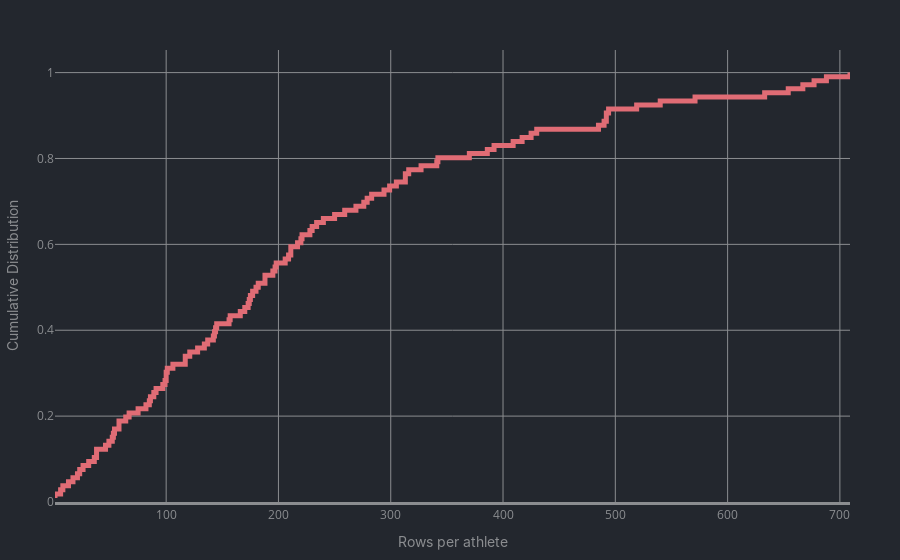

Write notebook code for a chart like this one.
### Markdown cell above
With the dropped rows, lets see how many runs each athelete has recorded.

### Code cell
row_per_athlete = data.groupby('athlete').size()
my_cumulative(row_per_athlete, x_name="Rows per athlete")
# my_freqdist(row_per_athlete,x_name="Rows per athlete",n_bins=100)

### Figure 1 — Plotly figure (JSON) as saved in the notebook; plotly's stock layout.template omitted (floating-point values rounded to 4 significant figures)
{"data": [{"hovertemplate": "Rows per athlete=%{x}<br>probability=%{y}<extra></extra>", "legendgroup": "", "line": {"color": "#e06c75", "dash": "solid", "shape": "hv", "width": 5}, "marker": {"color": "#636efa", "symbol": "circle"}, "mode": "lines", "name": "", "orientation": "v", "showlegend": false, "type": "scatter", "x": [1, 1, 6, 8, 13, 17, 21, 23, 26, 31, 36, 38, 38, 46, 49, 52, 53, 54, 58, 58, 64, 67, 75, 82, 85, 86, 89, 91, 97, 99, 100, 100, 101, 106, 117, 117, 121, 128, 134, 137, 142, 143, 144, 145, 156, 157, 166, 170, 173, 174, 175, 177, 180, 182, 188, 188, 195, 197, 198, 206, 209, 211, 211, 217, 220, 221, 228, 230, 234, 240, 250, 259, 269, 276, 279, 283, 294, 299, 305, 313, 313, 316, 327, 341, 342, 370, 386, 392, 409, 417, 425, 430, 485, 490, 492, 492, 494, 519, 540, 571, 633, 654, 667, 677, 688, 709], "xaxis": "x", "y": [0.009434, 0.01887, 0.0283, 0.03774, 0.04717, 0.0566, 0.06604, 0.07547, 0.08491, 0.09434, 0.1038, 0.1132, 0.1226, 0.1321, 0.1415, 0.1509, 0.1604, 0.1698, 0.1792, 0.1887, 0.1981, 0.2075, 0.217, 0.2264, 0.2358, 0.2453, 0.2547, 0.2642, 0.2736, 0.283, 0.2925, 0.3019, 0.3113, 0.3208, 0.3302, 0.3396, 0.3491, 0.3585, 0.3679, 0.3774, 0.3868, 0.3962, 0.4057, 0.4151, 0.4245, 0.434, 0.4434, 0.4528, 0.4623, 0.4717, 0.4811, 0.4906, 0.5, 0.5094, 0.5189, 0.5283, 0.5377, 0.5472, 0.5566, 0.566, 0.5755, 0.5849, 0.5943, 0.6038, 0.6132, 0.6226, 0.6321, 0.6415, 0.6509, 0.6604, 0.6698, 0.6792, 0.6887, 0.6981, 0.7075, 0.717, 0.7264, 0.7358, 0.7453, 0.7547, 0.7642, 0.7736, 0.783, 0.7925, 0.8019, 0.8113, 0.8208, 0.8302, 0.8396, 0.8491, 0.8585, 0.8679, 0.8774, 0.8868, 0.8962, 0.9057, 0.9151, 0.9245, 0.934, 0.9434, 0.9528, 0.9623, 0.9717, 0.9811, 0.9906, 1], "yaxis": "y"}], "layout": {"font": {"color": "#8b8d90"}, "legend": {"tracegroupgap": 0}, "margin": {"b": 50, "l": 50, "r": 50, "t": 50}, "paper_bgcolor": "#23272e", "plot_bgcolor": "#23272e", "xaxis": {"anchor": "y", "domain": [0, 1], "gridcolor": "#8b8d90", "linecolor": "#8b8d90", "linewidth": 3, "title": {"font": {"family": "Inter"}, "text": "Rows per athlete"}}, "yaxis": {"anchor": "x", "domain": [0, 1], "gridcolor": "#8b8d90", "rangemode": "tozero", "title": {"font": {"family": "Inter"}, "text": "Cumulative Distribution"}}}}
